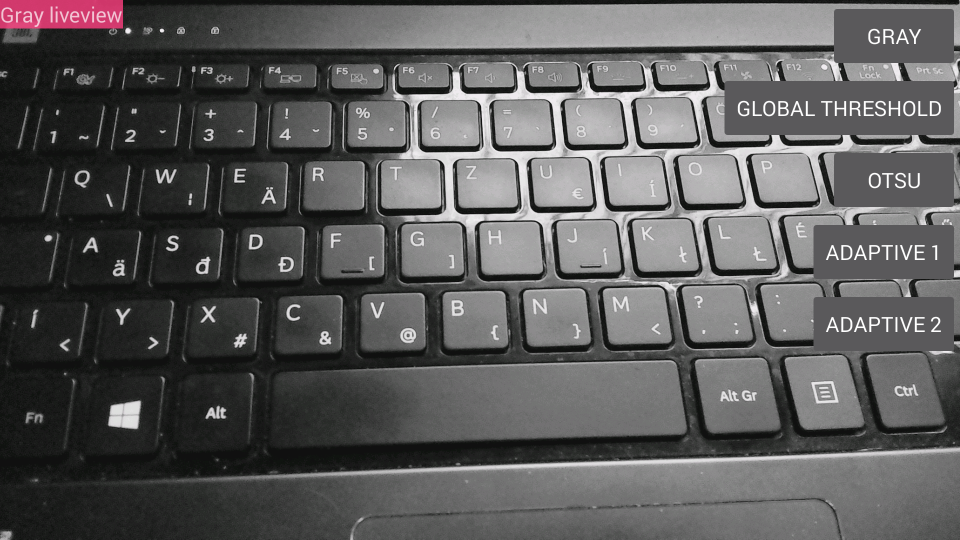
#> input picture Példatár/screen01_h.png, 960 x 540 px
$ python 10_02_threshold_niblack.py
#> lines starting #> are read from the running program, lines starting #| are printed output that depends on the picture; after the words box and inside, x2 and y2 are one past the last pixel; in counts of white or black regions, pixels touching at a corner belong together

# Megjegyzés: a Niblack függvény az OpenCV contrib csomagjában érhető el.
# Ha használni szeretnénk, ilyen OpenCV verziót telepítsünk!

import cv2

tb_k = 18
tb_k_max = 20
# Niblack k paraméter számítása: (tb_k - 10.0) / 10.0
# [-1.0, 1.0] közötti számot kapunk, 1 tizedesjegy pontossággal
# A kezdőérték így 0.8 lesz.

tb_block_size = 18
tb_block_size_max = 30
# Niblack blockSize paraméter számítása: 2 * tb_blockSize + 3
# Lehetséges értékek: 3, 5, 7, ..., 63
# A kezdőérték 39.

tb_type = 0
tb_type_max = 4
# 5 féle OpenCV küszöbölési típus a tb_types szerint.
# Kezdőértékként cv2.THRESH_BINARY.

tb_types = [cv2.THRESH_BINARY, cv2.THRESH_BINARY_INV, cv2.THRESH_TRUNC, cv2.THRESH_TOZERO, cv2.THRESH_TOZERO_INV]
tb_type_strings = ['cv2.THRESH_BINARY',
                   'cv2.THRESH_BINARY_INV',
                   'cv2.THRESH_TRUNC',
                   'cv2.THRESH_TOZERO',
                   'cv2.THRESH_TOZERO_INV']


def refresh_niblack_result():
    k = float((tb_k - 10) / 10)

    block_size = 3
    if tb_block_size > 1:
        block_size = 2 * tb_block_size + 3

    threshold_type = tb_types[tb_type]
    print('Niblack parameters: blocksize={} k={} type={}'.format(block_size, k, tb_type_strings[tb_type]))
    dst = cv2.ximgproc.niBlackThreshold(src, 255, threshold_type, block_size, k)
    cv2.imshow('Niblack', dst)
    cv2.imwrite('threshold_niblack_result.png', dst)


def on_nb_trackbar_k(track_pos):
    global tb_k
    tb_k = track_pos
    refresh_niblack_result()


def on_nb_trackbar_block_size(track_pos):
    global tb_block_size
    tb_block_size = track_pos
    refresh_niblack_result()


def on_nb_trackbar_type(track_pos):
    global tb_type
    tb_type = track_pos
    refresh_niblack_result()


src = cv2.imread('screen01_h.png', cv2.IMREAD_GRAYSCALE)
#> src: shape (540, 960); min 16, max 255, mean 89.9
cv2.imshow('src', src)
cv2.namedWindow('Niblack')

cv2.createTrackbar('k', 'Niblack', tb_k, tb_k_max, on_nb_trackbar_k)
cv2.createTrackbar('blockSize', 'Niblack', tb_block_size, tb_block_size_max, on_nb_trackbar_block_size)
cv2.createTrackbar('thresType', 'Niblack', tb_type, tb_type_max, on_nb_trackbar_type)
#> slider 'thresType' is set to 1

cv2.waitKey(0)
#> in refresh_niblack_result, `dst = cv2.ximgproc.niBlackThreshold(src, 255, threshold_type, block_si..`:
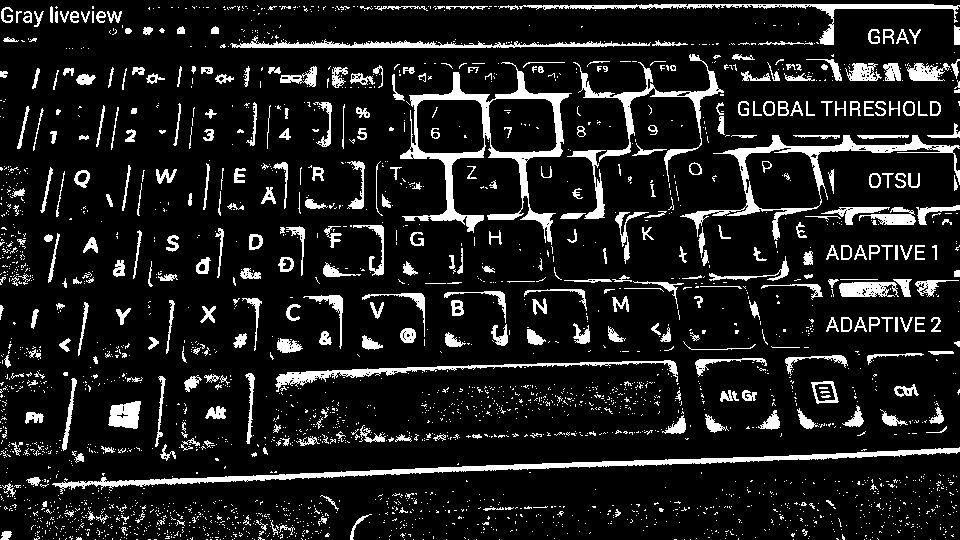
#> dst: shape (540, 960); 11.8% white; 2764 white regions (2392 under 20 px), largest, box (x1, y1, x2, y2) and area: (400, 62, 572, 245) 5086, (52, 447, 960, 494) 4585, (680, 135, 960, 240) 3216
cv2.destroyAllWindows()
